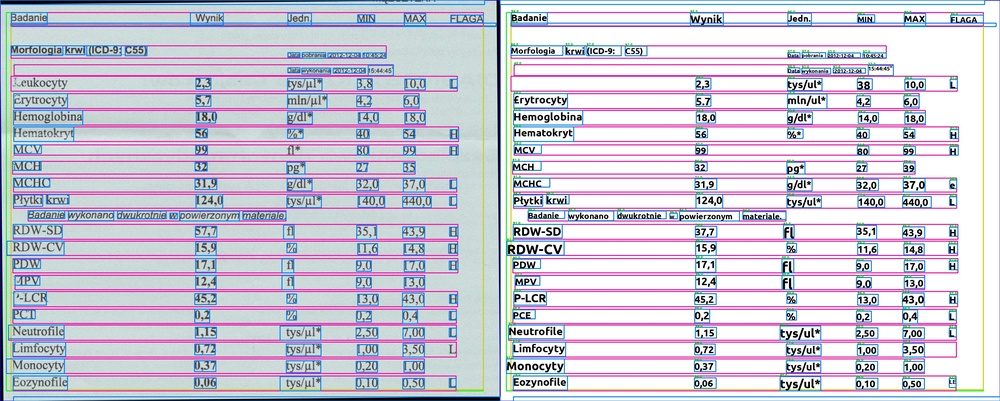
#> input picture ipython/tesseract_example.ipynb.images/badania.jpg_tranformation_deskew.jpeg, 1000 x 401 px, shrunk from 3222 x 1291 before the run
$ python -i deskew.py   (imports and definitions only)
#> lines starting #> are read from the running program, lines starting #| are printed output that depends on the picture; after the words box and inside, x2 and y2 are one past the last pixel; in counts of white or black regions, pixels touching at a corner belong together
import math
from typing import Union, Tuple

import cv2
import numpy as np
from deskew import determine_skew
from scipy.ndimage import interpolation


# [94 lines left out: functions deskew_cv2, _determine_best_angle_hough_transform, _determine_best_angle_projection_profile, _determine_projection_profile_score, get_rotation_matrix_cv2, rotate_cv2, not called in this run]

>>> import cv2
>>> picture = cv2.imread('../../ipython/tesseract_example.ipynb.images/badania.jpg_tranformation_deskew.jpeg')
#> picture is the input picture: shape (401, 1000, 3); mean B, G, R 215.7, 200.7, 204.7
>>> result = deskew_cv2(picture)
#> in _determine_best_angle_projection_profile, `gray = cv2.cvtColor(image, cv2.COLOR_BGR2GRAY)`:
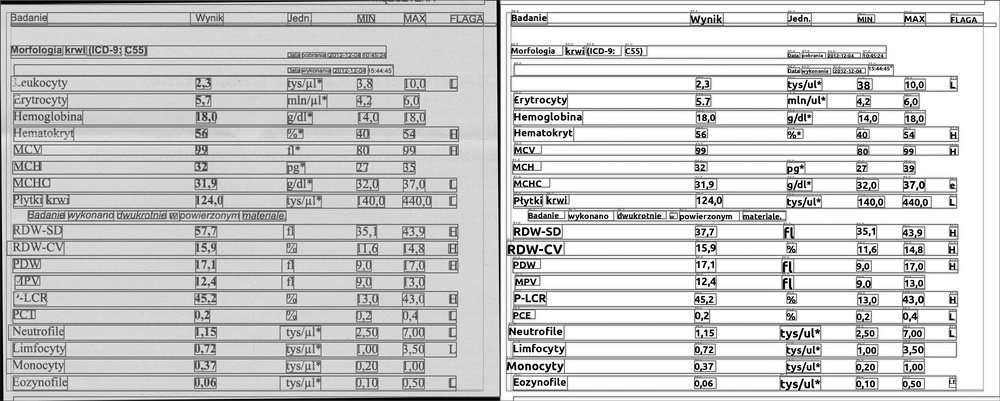
#> gray: shape (401, 1000); min 0, max 255, mean 203.6
#> in _determine_best_angle_projection_profile, `blur = cv2.medianBlur(gray, 3)`:
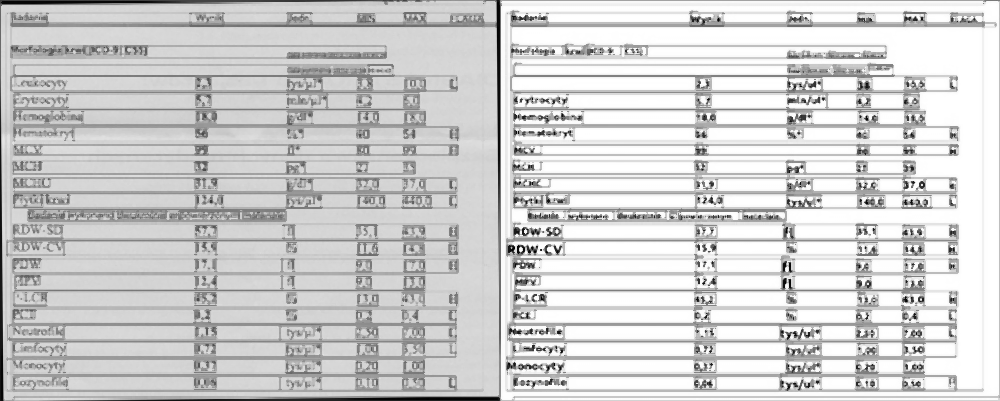
#> blur: shape (401, 1000); min 0, max 255, mean 207.6
#> in _determine_best_angle_projection_profile, `thresh = cv2.threshold(blur, 0, 255, cv2.THRESH_BINARY_INV + cv2.THRES..`:
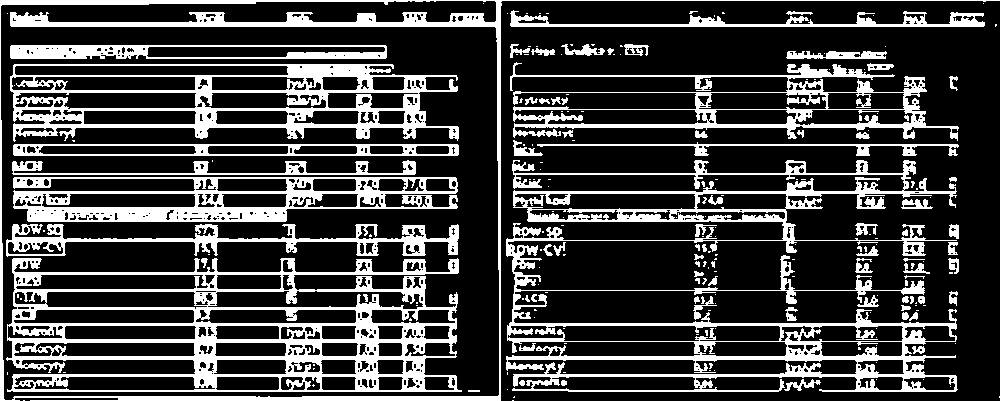
#> thresh: shape (401, 1000); 24.8% white; 221 white regions (144 under 20 px), largest, box (x1, y1, x2, y2) and area: (506, 160, 958, 392) 21244, (6, 258, 462, 392) 19814, (10, 64, 459, 142) 11435
#> the loop in _determine_best_angle_projection_profile, `for angle in angles:` made 41 passes
#> pass 1, in _determine_projection_profile_score, `data = interpolation.rotate(arr, angle, reshape=False, order=0)`:
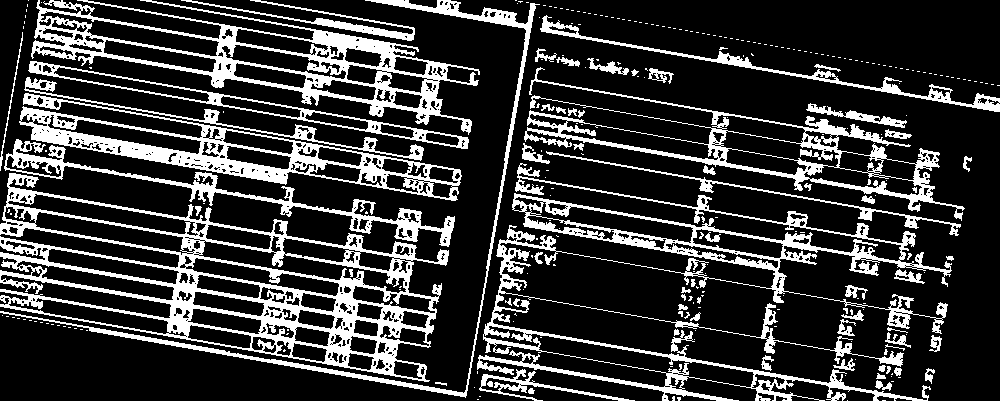
#> data: shape (401, 1000); 21.6% white; 280 white regions (214 under 20 px), largest, box (x1, y1, x2, y2) and area: (0, 173, 449, 382) 19433, (477, 163, 952, 401) 16656, (31, 0, 480, 135) 11098
#> pass 2, in _determine_projection_profile_score (call 2), `data = interpolation.rotate(arr, angle, reshape=False, order=0)`:
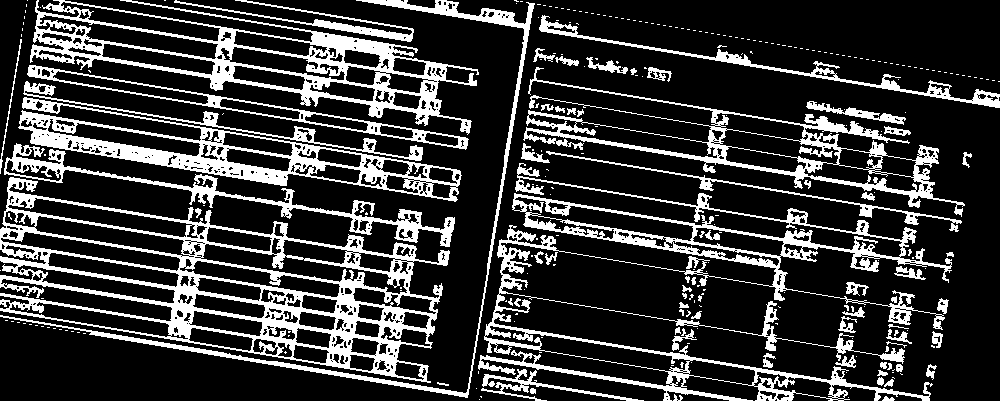
#> data: shape (401, 1000); 21.8% white; 281 white regions (212 under 20 px), largest, box (x1, y1, x2, y2) and area: (0, 177, 450, 383) 19470, (478, 163, 952, 401) 16478, (30, 0, 479, 135) 11214
#> pass 3, in _determine_projection_profile_score (call 3), `data = interpolation.rotate(arr, angle, reshape=False, order=0)`:
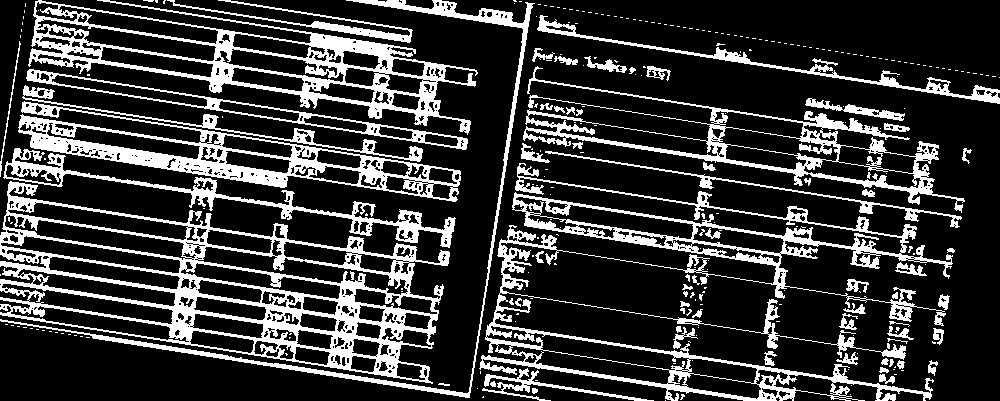
#> data: shape (401, 1000); 21.9% white; 280 white regions (213 under 20 px), largest, box (x1, y1, x2, y2) and area: (0, 181, 450, 384) 19524, (479, 163, 953, 401) 16858, (28, 0, 478, 135) 11301
#> after the loop in _determine_best_angle_projection_profile, `for angle in angles:`: scores = 41 values, max 1049638817025 at index 20, min 2573169300 at index 0, mean 3.92e+10
#> in deskew_cv2, `best_angle = _determine_best_angle_projection_profile(image, projectio..`: best_angle = 0
